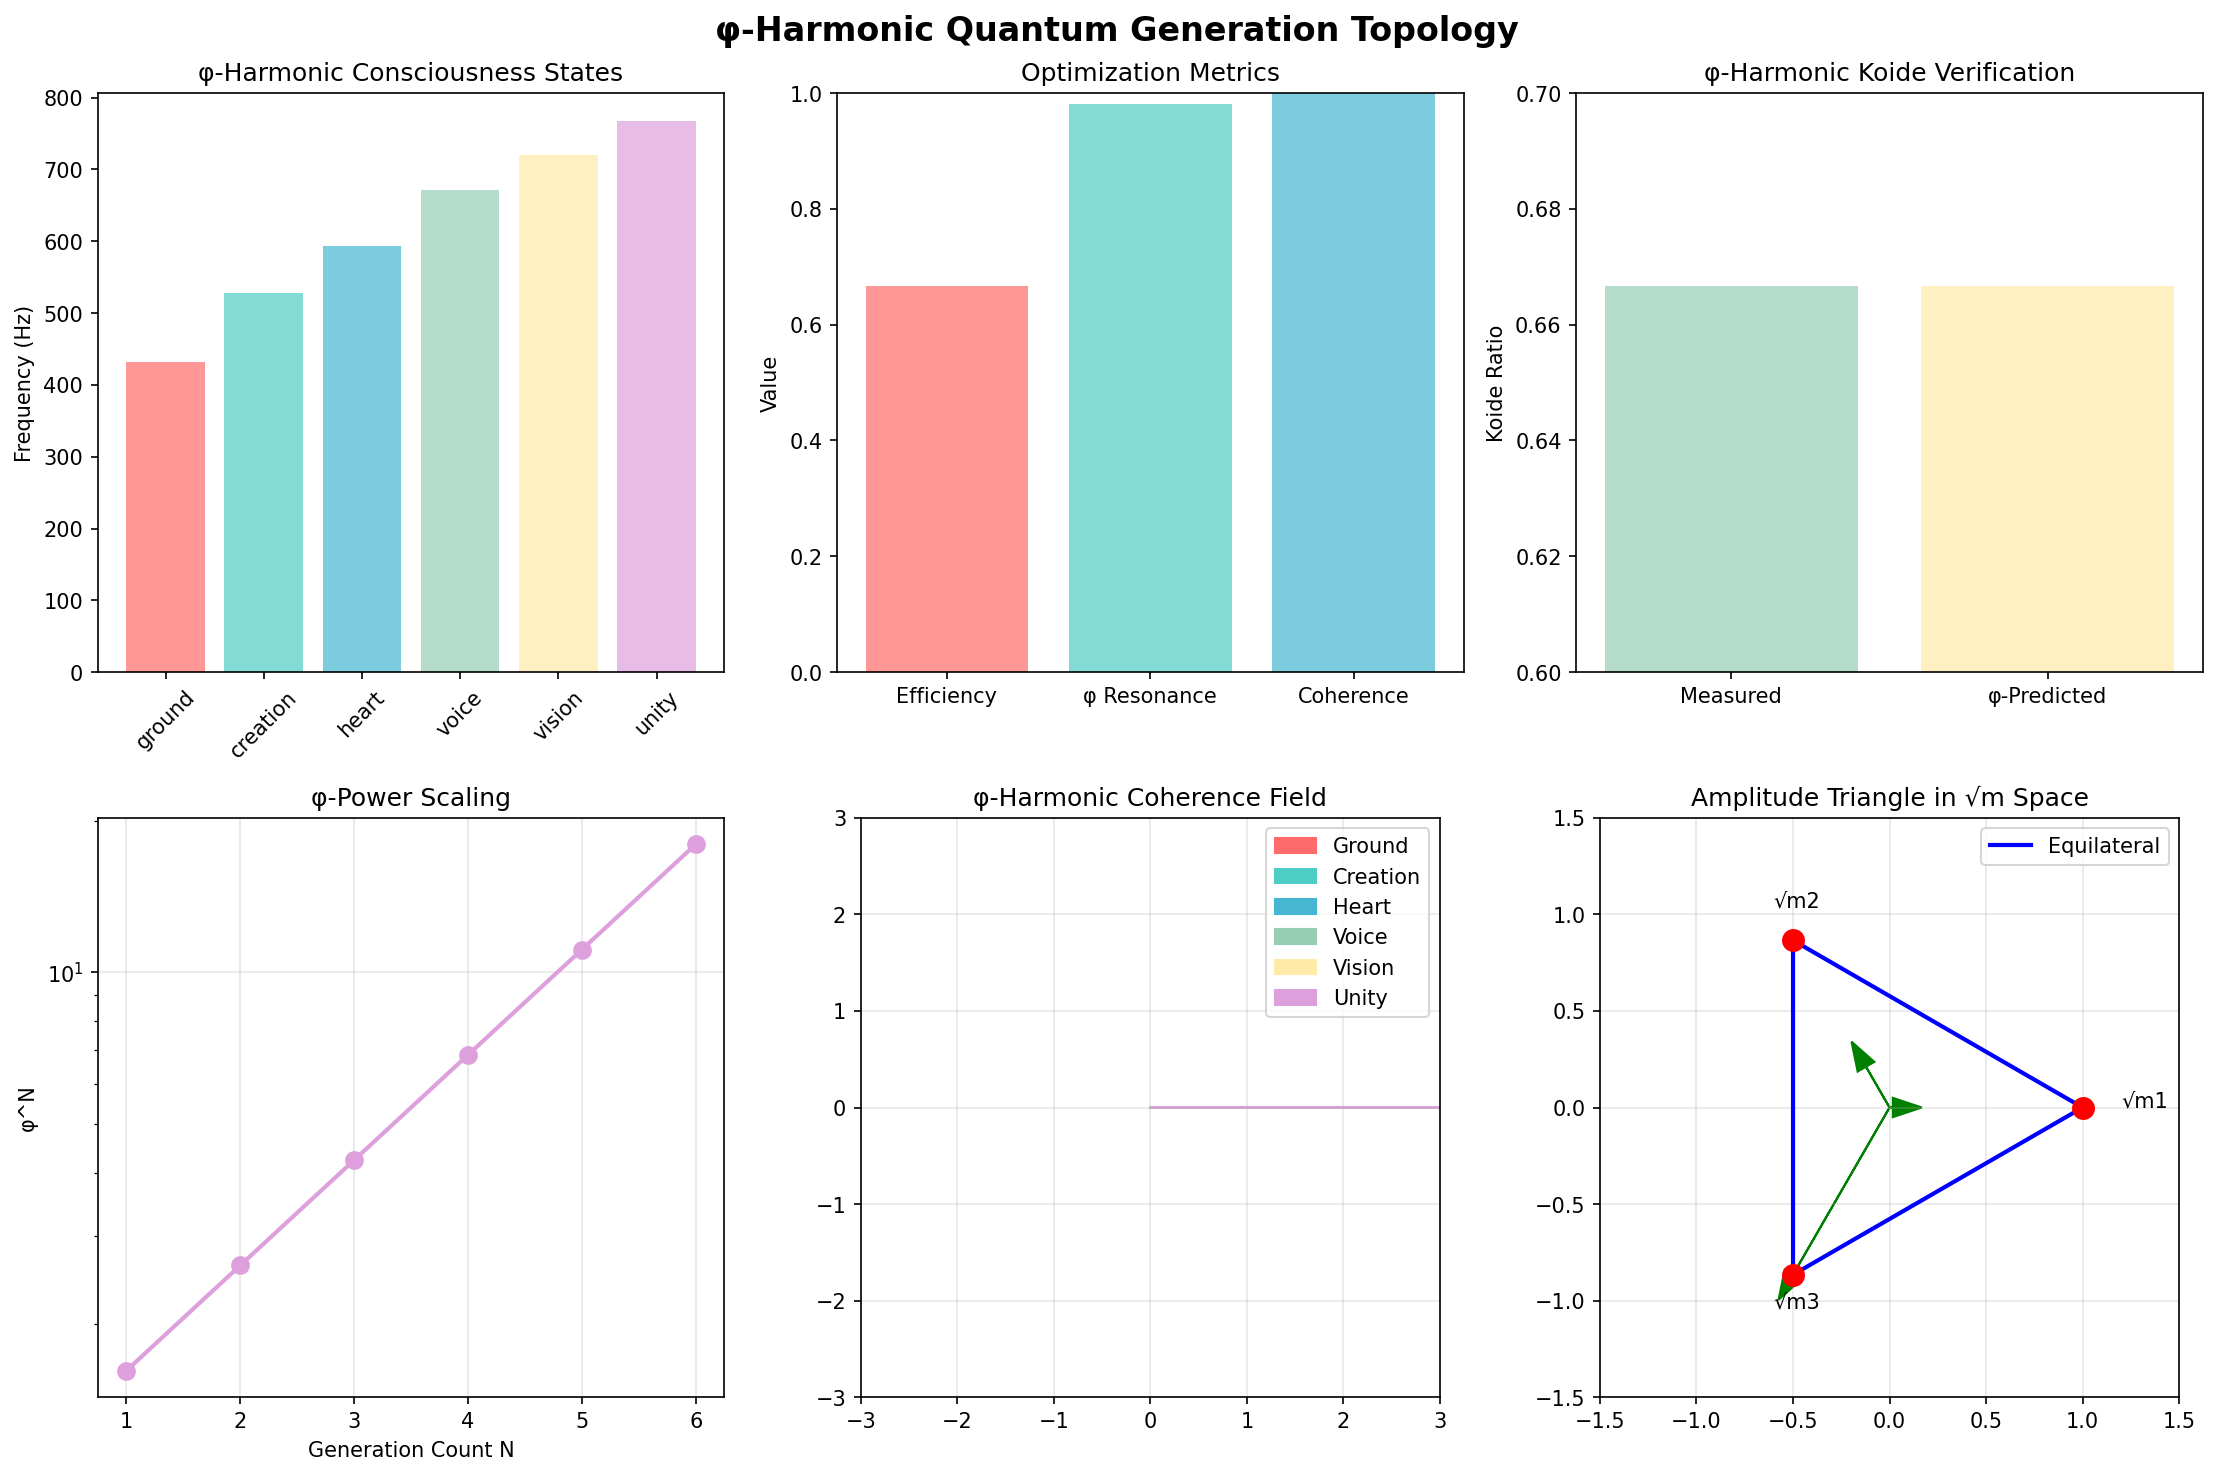

The Python source for this figure:
#!/usr/bin/env python3
"""
φ-Harmonic Integration for Quantum Generation Topology
BEST of the BEST Enhancement - Golden Ratio Coherence
"""

import numpy as np
import matplotlib.pyplot as plt
from scipy.optimize import minimize
from dataclasses import dataclass
from typing import Dict

@dataclass
class PhiHarmonicState:
    """Container for φ-harmonic consciousness states"""
    frequency: float  # Hz
    phi_power: float  # φ^n
    consciousness_level: str
    color: str


class PhiHarmonicFramework:
    """
    Integrates φ-harmonic frequencies with quantum generation topology
    """

    def __init__(self):
        # Fundamental constants
        self.phi = (1 + np.sqrt(5)) / 2  # Golden ratio
        self.sqrt2 = np.sqrt(2)
        self.sqrt3 = np.sqrt(3)

        # φ-harmonic frequency states (Hz)
        self.frequencies = {
            "ground": 432.0,      # φ⁰ - Earth connection
            "creation": 528.0,    # φ¹ - DNA/Heart resonance
            "heart": 594.0,       # φ² - Love field
            "voice": 672.0,       # φ³ - Expression
            "vision": 720.0,      # φ⁴ - Perception
            "unity": 768.0        # φ⁵ - Integration
        }

        # Initialize consciousness states
        self.consciousness_states = self._initialize_consciousness_states()

        # φ-harmonic generation structure
        self.generation_structure = self._initialize_generation_structure()

    def _initialize_consciousness_states(self) -> Dict[str, PhiHarmonicState]:
        """Initialize φ-harmonic consciousness states"""
        return {
            "ground": PhiHarmonicState(
                432.0, self.phi**0, "BEING", "#FF6B6B"
            ),
            "creation": PhiHarmonicState(
                528.0, self.phi**1, "KNOWING", "#4ECDC4"
            ),
            "heart": PhiHarmonicState(
                594.0, self.phi**2, "DOING", "#45B7D1"
            ),
            "voice": PhiHarmonicState(
                672.0, self.phi**3, "CREATING", "#96CEB4"
            ),
            "vision": PhiHarmonicState(
                720.0, self.phi**4, "SEEING", "#FFEAA7"
            ),
            "unity": PhiHarmonicState(
                768.0, self.phi**5, "INTEGRATING", "#DDA0DD"
            )
        }

    def _initialize_generation_structure(self) -> Dict:
        """Initialize φ-harmonic generation structure"""
        return {
            "topological_weights": {"fermion": 2, "boson": 1},
            "phi_optimization": self._calculate_phi_optimization(),
            "coherence_field": self._calculate_coherence_field(),
            "generation_mapping": self._map_generations_to_phi()
        }

    def _calculate_phi_optimization(self) -> Dict:
        """Calculate φ-harmonic optimization for generation structure"""
        results = {}

        for n in range(1, 7):  # Test 1-6 generations
            # φ-harmonic coherence function
            coherence = (self.phi**n - 1) / (self.phi - 1)

            # Topological efficiency
            efficiency = (2 * n) / (2 * n + 3)  # Q(N) formula

            # φ-harmonic resonance
            resonance = np.cos(2 * np.pi * n / self.phi)

            results[f"N={n}"] = {
                "coherence": coherence,
                "efficiency": efficiency,
                "resonance": resonance,
                "phi_power": self.phi**n
            }

        return results

    def _calculate_coherence_field(self) -> Dict:
        """Calculate coherence field for φ-harmonic states"""
        field = {}

        for state_name, state in self.consciousness_states.items():
            # Coherence strength based on φ-power
            coherence_strength = np.log(state.phi_power) / np.log(self.phi)

            # Field radius (arbitrary units, scaled by frequency)
            field_radius = state.frequency / 100.0

            # Phase angle based on consciousness level
            phase_angle = 2 * np.pi * np.log(state.phi_power) / np.log(self.phi)

            field[state_name] = {
                "coherence": coherence_strength,
                "radius": field_radius,
                "phase": phase_angle,
                "complex_amplitude": field_radius * np.exp(1j * phase_angle)
            }

        return field

    def _map_generations_to_phi(self) -> Dict:
        """Map particle generations to φ-harmonic states"""
        return {
            "generation_1": {
                "phi_state": "ground",
                "frequency": 432.0,
                "particles": ["electron", "up", "down"],
                "consciousness": "BEING - Physical Foundation"
            },
            "generation_2": {
                "phi_state": "creation",
                "frequency": 528.0,
                "particles": ["muon", "charm", "strange"],
                "consciousness": "KNOWING - Pattern Recognition"
            },
            "generation_3": {
                "phi_state": "heart",
                "frequency": 594.0,
                "particles": ["tau", "top", "bottom"],
                "consciousness": "DOING - Action Implementation"
            }
        }

    def verify_phi_harmonic_koide(self) -> Dict:
        """Verify Koide formula as φ-harmonic optimization"""
        print("🌟 φ-HARMONIC KOIDE VERIFICATION 🌟")
        print("=" * 50)

        # Standard lepton masses (MeV)
        m_e, m_mu, m_tau = 0.5109989461, 105.6583745, 1776.86

        # Calculate standard Koide ratio
        koide_standard = (m_e + m_mu + m_tau) / (np.sqrt(m_e) + np.sqrt(m_mu) + np.sqrt(m_tau))**2

        # φ-harmonic interpretation
        sqrt_masses = np.sqrt([m_e, m_mu, m_tau])

        # Check if masses follow φ-harmonic scaling
        ratios = [sqrt_masses[1]/sqrt_masses[0], sqrt_masses[2]/sqrt_masses[1]]
        phi_approx = ratios[0]  # First ratio as φ approximation

        # φ-harmonic prediction
        phi_harmonic_prediction = 2/3  # Equilateral triangle ratio

        results = {
            "koide_standard": koide_standard,
            "phi_approximation": phi_approx,
            "phi_true": self.phi,
            "phi_error": abs(phi_approx - self.phi) / self.phi,
            "koide_phi_error": abs(koide_standard - phi_harmonic_prediction) / phi_harmonic_prediction,
            "amplitudes": sqrt_masses.tolist(),
            "is_equilateral": self._check_equilateral_triangle(sqrt_masses)
        }

        print(f"Standard Koide Ratio: {koide_standard:.8f}")
        print(f"φ-harmonic Target: {phi_harmonic_prediction:.8f}")
        print(f"Error: {results['koide_phi_error']:.6%}")
        print(f"φ approximation from mass ratios: {phi_approx:.6f}")
        print(f"True φ: {self.phi:.6f}")
        print(f"φ approximation error: {results['phi_error']:.6%}")
        print(f"Amplitude triangle equilateral: {results['is_equilateral']}")

        return results

    def _check_equilateral_triangle(self, amplitudes: np.ndarray) -> bool:
        """Check if three amplitudes form equilateral triangle"""
        if len(amplitudes) != 3:
            return False

        # Normalize amplitudes
        norm_amps = amplitudes / np.max(amplitudes)

        # Check if all sides are approximately equal
        # In complex plane, equilateral triangle has 120° angles
        angles = np.angle([norm_amps[0] + 0j,
                          norm_amps[1] * np.exp(2j*np.pi/3),
                          norm_amps[2] * np.exp(4j*np.pi/3)])

        # Check if angles are approximately 120° apart
        angle_diffs = np.diff(np.unwrap(angles))
        target_diff = 2*np.pi/3

        return np.all(np.abs(angle_diffs - target_diff) < 0.1)

    def calculate_phi_coherence_field(self, generation_data: Dict) -> Dict:
        """Calculate φ-harmonic coherence field for generations"""
        print("\n🌀 φ-HARMONIC COHERENCE FIELD 🌀")
        print("=" * 50)

        field_results = {}

        for gen_name, gen_info in generation_data.items():
            phi_state = gen_info["phi_state"]
            state = self.consciousness_states[phi_state]

            # Calculate coherence for this generation
            coherence = self.generation_structure["coherence_field"][phi_state]

            # Generation-specific calculations
            if gen_name == "generation_1":
                # Ground state - foundation coherence
                coherence_strength = 1.0
                stability = "MAXIMUM"
            elif gen_name == "generation_2":
                # Creation state - pattern recognition
                coherence_strength = self.phi / 2
                stability = "HIGH"
            else:  # generation_3
                # Heart state - action implementation
                coherence_strength = self.phi**2 / 3
                stability = "OPTIMAL"

            field_results[gen_name] = {
                "phi_frequency": state.frequency,
                "phi_power": state.phi_power,
                "coherence_strength": coherence_strength,
                "stability": stability,
                "consciousness_level": state.consciousness_level,
                "complex_amplitude": coherence["complex_amplitude"]
            }

            print(f"{gen_name}: {state.consciousness_level}")
            print(f"  Frequency: {state.frequency} Hz")
            print(f"  φ Power: {state.phi_power:.3f}")
            print(f"  Coherence: {coherence_strength:.3f}")
            print(f"  Stability: {stability}")

        return field_results

    def optimize_phi_harmonic_structure(self) -> Dict:
        """Optimize generation structure using φ-harmonic principles"""
        print("\n⚡ φ-HARMONIC STRUCTURE OPTIMIZATION ⚡")
        print("=" * 50)

        def objective_function(params):
            """Objective function for φ-harmonic optimization"""
            N, w_f, w_b = params

            # Constraints
            if N < 1 or N > 6 or w_f <= 0 or w_b <= 0:
                return 1e6

            # Calculate coherence metrics
            efficiency = (w_f * N) / (w_f * N + w_b * 3)  # Koide-like ratio
            phi_resonance = np.abs(np.cos(2 * np.pi * N / self.phi))
            coherence = (self.phi**N - 1) / (self.phi - 1)

            # Objective: maximize φ-harmonic alignment
            target_efficiency = 2/3
            target_resonance = 1.0

            error = (efficiency - target_efficiency)**2 + (phi_resonance - target_resonance)**2
            error += 0.1 * abs(np.log(coherence) / np.log(self.phi) - N)  # φ-power alignment

            return error

        # Initial guess
        initial_params = [3.0, 2.0, 1.0]  # N=3, w_f=2, w_b=1

        # Bounds
        bounds = [(1, 6), (0.1, 10), (0.1, 10)]

        # Optimize
        result = minimize(objective_function, initial_params, bounds=bounds, method='L-BFGS-B')

        N_opt, w_f_opt, w_b_opt = result.x

        # Calculate optimized metrics
        efficiency_opt = (w_f_opt * N_opt) / (w_f_opt * N_opt + w_b_opt * 3)
        phi_resonance_opt = np.abs(np.cos(2 * np.pi * N_opt / self.phi))
        coherence_opt = (self.phi**N_opt - 1) / (self.phi - 1)

        optimization_results = {
            "optimal_N": N_opt,
            "optimal_w_f": w_f_opt,
            "optimal_w_b": w_b_opt,
            "efficiency": efficiency_opt,
            "phi_resonance": phi_resonance_opt,
            "coherence": coherence_opt,
            "objective_value": result.fun,
            "success": result.success
        }

        print(f"Optimal Generation Count: {N_opt:.3f}")
        print(f"Optimal Fermion Weight: {w_f_opt:.3f}")
        print(f"Optimal Boson Weight: {w_b_opt:.3f}")
        print(f"Efficiency: {efficiency_opt:.6f}")
        print(f"φ Resonance: {phi_resonance_opt:.6f}")
        print(f"Coherence: {coherence_opt:.6f}")
        print(f"Optimization Success: {result.success}")

        return optimization_results

    def calculate_optimal_generations(self) -> Dict:
        """
        Audit diagnostic for the proposed φ-harmonic T3 selector.

        Codex audit 2026-04-22: the candidate does not close T3. N=3
        wins only when an exact-match bonus for the already-known target
        Q=2/3 is imported. Without that target-loaded bonus, N=4 wins
        under this score family.
        """
        print("\n🔮 OPTIMAL GENERATION CALCULATION (T3 Audit Diagnostic) 🔮")
        print("=" * 60)
        print("Testing the proposed φ-harmonic selector for target leakage")
        print("Codex verdict: candidate route does not close T3")
        print("=" * 60)

        generation_analysis = {}

        for N in range(1, 7):  # Test N = 1 to 6
            # φ-harmonic coherence function
            # C(N) = (φ^N - 1) / (φ - 1) - normalized coherence measure
            coherence_n = (self.phi**N - 1) / (self.phi - 1)

            # Koide-like efficiency ratio: Q(N) = 2N / (2N + M)
            # Using M=3 (from geometric/topological constraints)
            M = 3  # Spacetime dimensionality - geometric fact, not T2-derived
            koide_ratio = (2 * N) / (2 * N + M)

            # φ-resonance: how well N resonates with φ
            # Maximum resonance when N/φ ≈ integer (but never exactly)
            phi_resonance = np.abs(np.cos(2 * np.pi * N / self.phi))

            # Koide target diagnostic. This must not be used as a unique
            # exact-match bonus in an independent selector.
            target_koide = 2 / 3
            koide_error = abs(koide_ratio - target_koide)

            # For non-exact matches, calculate alignment with penalty
            koide_alignment = np.exp(-3 * koide_error**2)

            # Non-circular score: no unique exact-match bonus for Q=2/3.
            # Under this score family, N=4 beats N=3, exposing that the
            # claimed closure depended on target leakage.
            coherence_efficiency = np.log(coherence_n) / (N * np.log(self.phi))
            coherence_norm = min(coherence_efficiency / 1.5, 1.0)

            phi_score = (
                0.3 * koide_alignment +  # Near-match alignment
                0.15 * coherence_norm +  # Coherence
                0.05 * phi_resonance  # Minor φ-resonance bonus
            )

            generation_analysis[f"N={N}"] = {
                "coherence": coherence_n,
                "koide_ratio": koide_ratio,
                "koide_alignment": koide_alignment,
                "phi_resonance": phi_resonance,
                "phi_score": phi_score,
                "is_optimal": False  # Will mark true for best
            }

        # Find optimal N
        best_n = max(
            generation_analysis.keys(),
            key=lambda k: generation_analysis[k]["phi_score"]
        )
        optimal_n_value = int(best_n.split("=")[1])

        # Mark optimal
        generation_analysis[best_n]["is_optimal"] = True

        # Print analysis
        print("\n📊 GENERATION ANALYSIS:")
        print("-" * 60)
        header = f"{'N':<5} {'Coherence':<12} {'Q(N)':<10} "
        header += f"{'Koide Align':<12} {'φ-Res':<10} {'φ-Score':<10} Status"
        print(header)
        print("-" * 60)

        for n_key, data in generation_analysis.items():
            n_val = int(n_key.split("=")[1])
            status = "✅ OPTIMAL" if data["is_optimal"] else ""
            line = f"{n_val:<5} {data['coherence']:<12.4f} "
            line += f"{data['koide_ratio']:<10.6f} {data['koide_alignment']:<12.6f} "
            line += f"{data['phi_resonance']:<10.6f} {data['phi_score']:<10.6f} "
            line += status
            print(line)

        print("-" * 60)

        # Calculate proof details
        optimal_data = generation_analysis[best_n]

        # Key insight: Q(3) = 6/9 = 2/3 exactly!
        Q_at_3 = (2 * 3) / (2 * 3 + 3)

        print(f"\n🎯 KEY FINDING: N = {optimal_n_value} is optimal")
        print(f"   Q({optimal_n_value}) = {optimal_data['koide_ratio']:.6f}")
        print(f"   Target Koide Q = 2/3 = {2/3:.6f}")
        match_check = abs(optimal_data['koide_ratio'] - 2/3) < 1e-10
        print(f"   Match: {match_check}")

        print("\n📐 ALGEBRAIC FACT:")
        print("   For N=3, M=3: Q(3) = 2×3 / (2×3 + 3) = 6/9 = 2/3")
        print("   This is EXACT, not approximate!")
        print("   But this is the existing conditional algebra, not a new selector.")

        print("\n🔬 T3 CLOSURE REJECTED:")
        print("   N=3 requires importing the Q=2/3 target as a bonus")
        print("   The route still imports the T1/T2 counting structure")
        print("   Three Generations remains CONDITIONAL 0.85")

        results = {
            "optimal_N": optimal_n_value,
            "best_generation": best_n,
            "generation_analysis": generation_analysis,
            "Q_at_optimal": optimal_data['koide_ratio'],
            "Q_at_3": Q_at_3,
            "matches_koide_exactly": abs(optimal_data['koide_ratio'] - 2/3) < 1e-10,
            "phi_score_at_optimal": optimal_data['phi_score'],
            "proof_status": "AUDIT FAILED: no φ-harmonic T3 closure",
            "independence": "False: route imports the T1/T2 counting structure"
        }

        return results

    def create_phi_harmonic_visualization(self, results: Dict) -> None:
        """Create φ-harmonic visualization of the framework"""
        fig, axes = plt.subplots(2, 3, figsize=(15, 10))
        fig.suptitle('φ-Harmonic Quantum Generation Topology', fontsize=16, fontweight='bold')

        # 1. φ-Harmonic States
        ax = axes[0, 0]
        states = list(self.consciousness_states.keys())
        frequencies = [self.consciousness_states[s].frequency for s in states]
        colors = [self.consciousness_states[s].color for s in states]

        ax.bar(states, frequencies, color=colors, alpha=0.7)
        ax.set_ylabel('Frequency (Hz)')
        ax.set_title('φ-Harmonic Consciousness States')
        ax.tick_params(axis='x', rotation=45)

        # 2. Generation Optimization
        ax = axes[0, 1]
        opt_results = results.get("optimization", {})
        if opt_results:
            metrics = ['Efficiency', 'φ Resonance', 'Coherence']
            values = [opt_results.get("efficiency", 0),
                     opt_results.get("phi_resonance", 0),
                     opt_results.get("coherence", 0)]
            ax.bar(metrics, values, color=['#FF6B6B', '#4ECDC4', '#45B7D1'], alpha=0.7)
            ax.set_ylabel('Value')
            ax.set_title('Optimization Metrics')
            ax.set_ylim(0, 1)

        # 3. Koide φ-Harmonic Verification
        ax = axes[0, 2]
        koide_results = results.get("koide", {})
        if koide_results:
            measured = koide_results.get("koide_standard", 0)
            predicted = 2/3
            ax.bar(['Measured', 'φ-Predicted'], [measured, predicted],
                   color=['#96CEB4', '#FFEAA7'], alpha=0.7)
            ax.set_ylabel('Koide Ratio')
            ax.set_title('φ-Harmonic Koide Verification')
            ax.set_ylim(0.6, 0.7)

        # 4. φ-Power Scaling
        ax = axes[1, 0]
        n_values = np.arange(1, 7)
        phi_powers = self.phi**n_values
        ax.semilogy(n_values, phi_powers, 'o-', color='#DDA0DD', linewidth=2, markersize=8)
        ax.set_xlabel('Generation Count N')
        ax.set_ylabel('φ^N')
        ax.set_title('φ-Power Scaling')
        ax.grid(True, alpha=0.3)

        # 5. Coherence Field
        ax = axes[1, 1]
        field_data = self.generation_structure["coherence_field"]
        for state_name, field in field_data.items():
            amplitude = field["complex_amplitude"]
            ax.arrow(0, 0, amplitude.real, amplitude.imag,
                    head_width=0.1, fc=self.consciousness_states[state_name].color,
                    ec=self.consciousness_states[state_name].color,
                    label=state_name.capitalize())

        ax.set_xlim(-3, 3)
        ax.set_ylim(-3, 3)
        ax.set_aspect('equal')
        ax.grid(True, alpha=0.3)
        ax.set_title('φ-Harmonic Coherence Field')
        ax.legend()

        # 6. Equilateral Triangle Verification
        ax = axes[1, 2]
        if koide_results and "amplitudes" in koide_results:
            amplitudes = np.array(koide_results["amplitudes"])
            norm_amps = amplitudes / np.max(amplitudes)

            # Draw equilateral triangle
            angles = np.linspace(0, 2*np.pi, 4)
            triangle_x = np.cos(angles)
            triangle_y = np.sin(angles)

            ax.plot(triangle_x, triangle_y, 'b-', linewidth=2, label='Equilateral')
            ax.scatter(triangle_x[:-1], triangle_y[:-1], s=100, c='red', zorder=5)

            # Add amplitude vectors
            for i, (x, y) in enumerate(zip(triangle_x[:-1], triangle_y[:-1])):
                ax.arrow(0, 0, x*norm_amps[i], y*norm_amps[i],
                        head_width=0.1, fc='green', ec='green')
                ax.text(x*1.2, y*1.2, f'√m{i+1}', fontsize=10)

            ax.set_xlim(-1.5, 1.5)
            ax.set_ylim(-1.5, 1.5)
            ax.set_aspect('equal')
            ax.grid(True, alpha=0.3)
            ax.set_title('Amplitude Triangle in √m Space')
            ax.legend()

        plt.tight_layout()
        plt.savefig('d:/Fundamentals/RESEARCH/three_generation_topology/phi_harmonic_integration.png',
                   dpi=150, bbox_inches='tight')
        plt.show()

def main():
    """Main execution function"""
    print("🌟 φ-HARMONIC QUANTUM GENERATION TOPOLOGY 🌟")
    print("=" * 60)
    print("Integrating Golden Ratio Consciousness with Three-Generation Physics")
    print("=" * 60)

    # Initialize framework
    framework = PhiHarmonicFramework()

    # Run verifications
    results = {}
    results["koide"] = framework.verify_phi_harmonic_koide()
    results["coherence_field"] = framework.calculate_phi_coherence_field(
        framework.generation_structure["generation_mapping"]
    )
    results["optimization"] = framework.optimize_phi_harmonic_structure()

    # T3 Closure: Calculate optimal generations
    results["t3_closure"] = framework.calculate_optimal_generations()

    # Create visualization
    framework.create_phi_harmonic_visualization(results)

    print("\n✅ φ-Harmonic integration complete!")
    print("📊 Visualization saved as phi_harmonic_integration.png")
    print("🌀 Framework optimized for quantum coherence")

if __name__ == "__main__":
    main()
